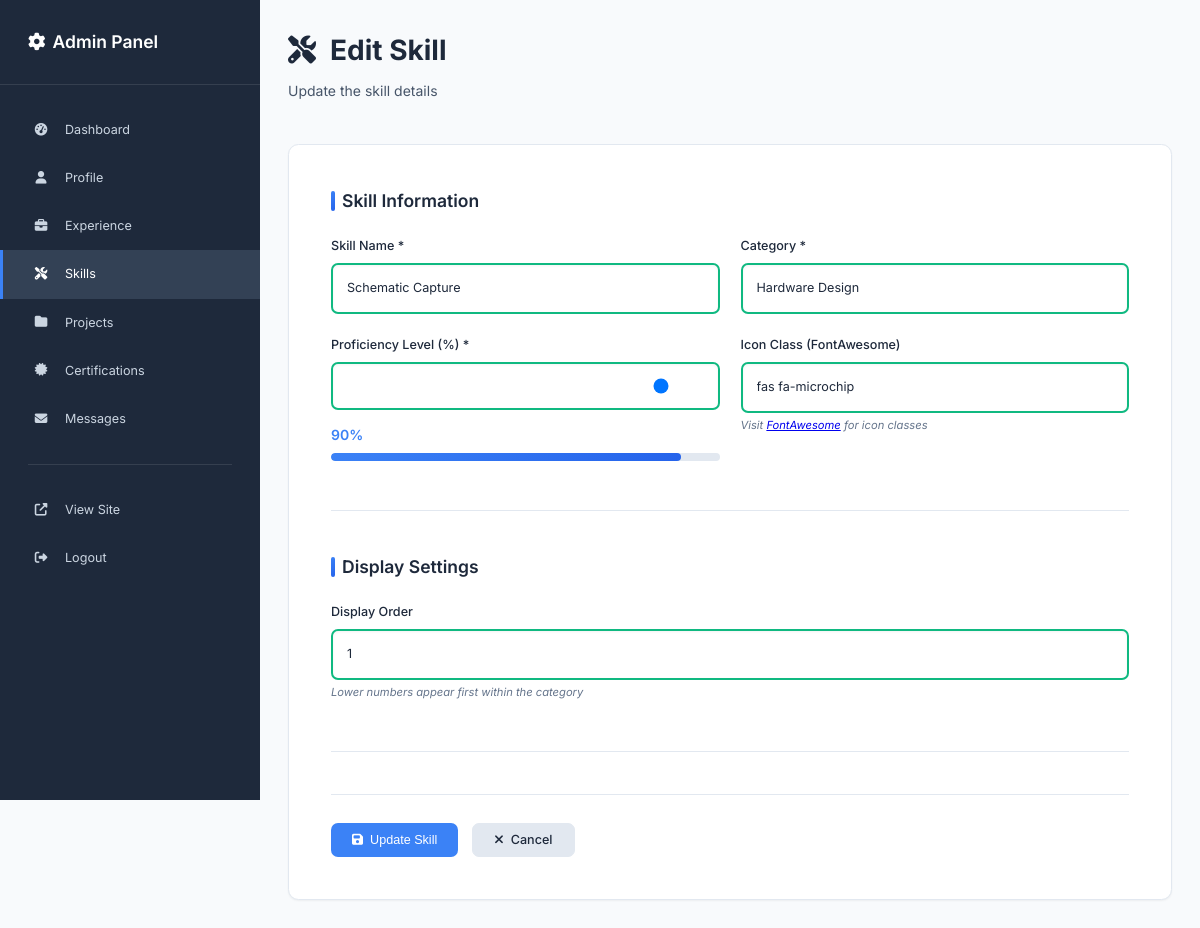
The app's page /admin/skill/edit/1 (signed in) with its own data.
### app.py (models this page shows)
class Skill(db.Model):
    id = db.Column(db.Integer, primary_key=True)
    name = db.Column(db.String(100), nullable=False)
    category = db.Column(db.String(100), nullable=False)
    proficiency = db.Column(db.Integer, default=50)  # 0-100
    icon = db.Column(db.String(100))
    order_index = db.Column(db.Integer, default=0)
    created_at = db.Column(db.DateTime, default=datetime.utcnow)

### app.py (the view, shortened to what this page needs)
@app.route('/admin/skill/edit/<int:id>', methods=['GET', 'POST'])
def admin_edit_skill(id):
    if not session.get('is_admin'):
        return redirect(url_for('admin_login'))
    skill = Skill.query.get_or_404(id)
    return render_template('admin/skill_form.html', skill=skill)

### templates/admin/skill_form.html (shortened to what this page needs)
{% extends "admin/base.html" %}
{% block content %}
<div class="admin-header">
    <h1>
        <i class="fas fa-tools"></i>
        {{ 'Edit Skill' if skill else 'Add New Skill' }}
    </h1>
    <p>{{ 'Update the skill details' if skill else 'Add a new technical skill' }}</p>
</div>
<div class="admin-content">
    <form method="POST" class="admin-form">
        <div class="form-section">
            <h2>Skill Information</h2>
            <div class="form-row">
                <div class="form-group">
                    <label for="name">Skill Name *</label>
                    <input type="text" id="name" name="name"
                           value="{{ skill.name if skill else '' }}" required>
                </div>
                <div class="form-group">
                    <label for="category">Category *</label>
                    <input type="text" id="category" name="category"
                           value="{{ skill.category if skill else '' }}"
                           placeholder="e.g., Hardware Design, Programming, Tools" required>
                </div>
            </div>
            <div class="form-row">
                <div class="form-group">
                    <label for="proficiency">Proficiency Level (%) *</label>
                    <input type="range" id="proficiency" name="proficiency"
                           min="0" max="100" value="{{ skill.proficiency if skill else 50 }}"
                           oninput="updateProficiencyValue(this.value)">
                    <div class="proficiency-display">
                        <span id="proficiency-value">{{ skill.proficiency if skill else 50 }}%</span>
                        <div class="proficiency-bar">
                            <div class="proficiency-fill" id="proficiency-fill"
                                 style="width: {{ skill.proficiency if skill else 50 }}%"></div>
                        </div>
                    </div>
                </div>
                <div class="form-group">
                    <label for="icon">Icon Class (FontAwesome)</label>
                    <input type="text" id="icon" name="icon"
                           value="{{ skill.icon if skill else '' }}"
                           placeholder="e.g., fas fa-microchip">
                    <small>Visit <a href="https://fontawesome.com/icons" target="_blank">FontAwesome</a> for icon classes</small>
                </div>
            </div>
        </div>
        <div class="form-section">
            <h2>Display Settings</h2>
            <div class="form-group">
                <label for="order_index">Display Order</label>
                <input type="number" id="order_index" name="order_index"
                       value="{{ skill.order_index if skill else 0 }}"
                       min="0" placeholder="0">
                <small>Lower numbers appear first within the category</small>
            </div>
        </div>
        <div class="form-actions">
            <button type="submit" class="btn btn-primary">
                <i class="fas fa-save"></i>
                {{ 'Update Skill' if skill else 'Add Skill' }}
            </button>
            <a href="{{ url_for('admin_skills') }}" class="btn btn-secondary">
                <i class="fas fa-times"></i>
                Cancel
            </a>
        </div>
    </form>
</div>
{% endblock %}

### records on screen
Skill: name "Schematic Capture", category "Hardware Design", proficiency "90", icon "fas fa-microchip", order_index "1"

### other values on screen
{{ 'Edit Skill' if skill else 'Add New Skill' }} "Edit Skill"
{{ 'Update the skill details' if skill else 'Add a new technical skill' }} "Update the skill details"
{{ 'Update Skill' if skill else 'Add Skill' }} "Update Skill"
